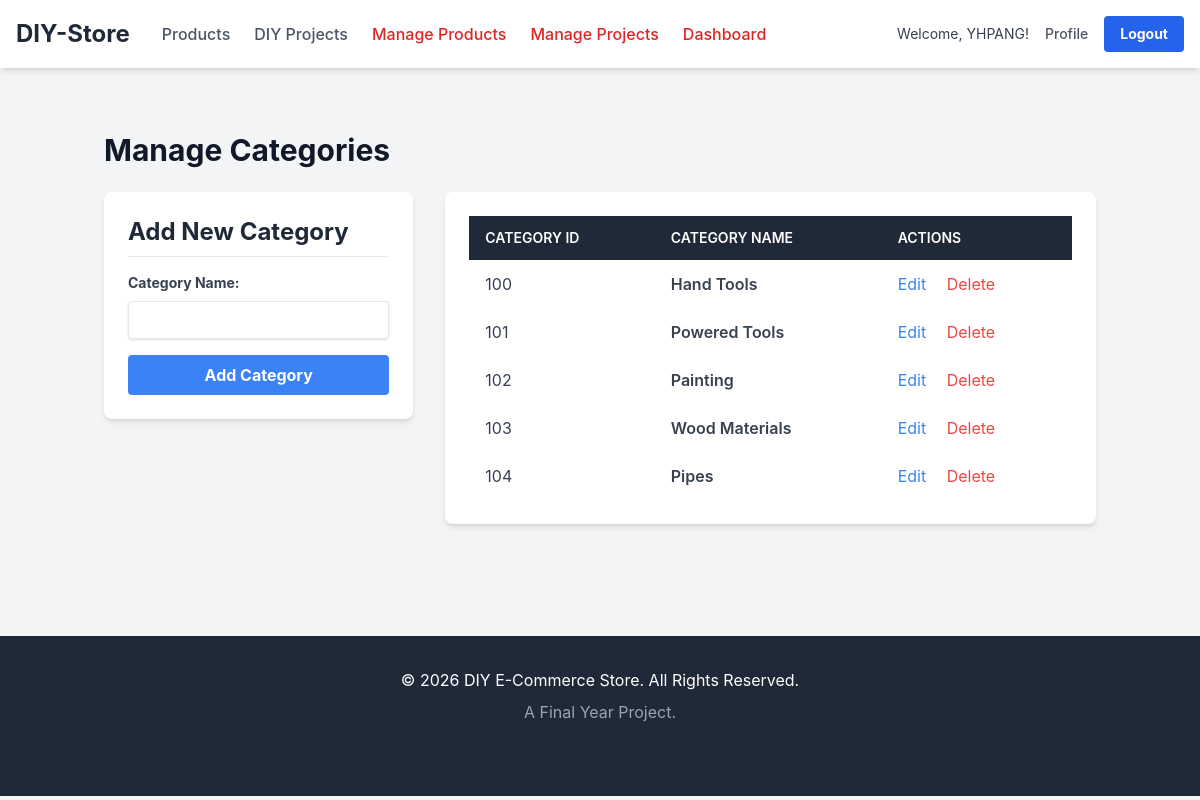
/admin/manage_categories.php (signed in), run on an earlier commit of the app's database.
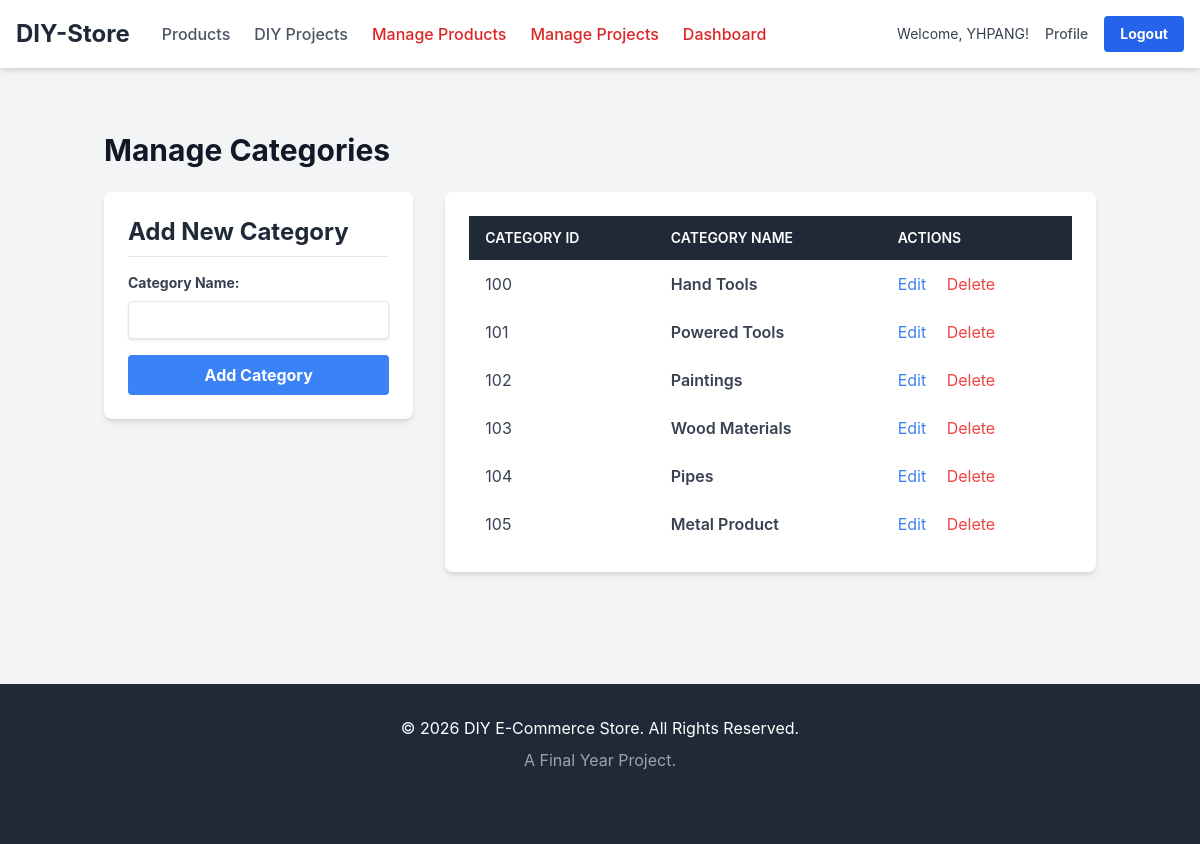
And on a later commit of the database.
### tables this page shows
CREATE TABLE `category` (
  `category_id` int(11) NOT NULL,
  `category_name` varchar(100) NOT NULL
);

### _base.php (called while the page is built, shortened)
<?php
function post($key, $default = null) {
    return $_POST[$key] ?? $default;
}
function e($value) {
    return htmlspecialchars($value ?? '', ENT_QUOTES, 'UTF-8');
}
?>

### admin/manage_categories.php (the view, shortened to what this page needs)
<?php
require_once '../_base.php';
global $_err;
$conn = db_connect();
$edit_category = null;
$result = $conn->query("SELECT * FROM Category ORDER BY category_id ASC");
$categories = $result->fetch_all(MYSQLI_ASSOC);
require_once '../_head.php';
?>
<div class="container mx-auto px-4 py-8">
    <h1 class="text-3xl font-bold text-gray-900 mb-6">Manage Categories</h1>
    <div class="grid grid-cols-1 md:grid-cols-3 gap-8">
        <div class="md:col-span-1">
            <div class="bg-white p-6 rounded-lg shadow-md">
                <h2 class="text-2xl font-bold text-gray-800 mb-4 border-b pb-2">
                    <?= $edit_category ? 'Edit Category' : 'Add New Category' ?>
                </h2>
                <form action="manage_categories.php" method="POST">
                    <div class="mb-4">
                        <label for="category_name" class="block text-gray-700 text-sm font-bold mb-2">Category Name:</label>
                        <input type="text" id="category_name" name="category_name"
                               value="<?= e($edit_category['category_name'] ?? post('category_name')) ?>"
                               class="shadow appearance-none border rounded w-full py-2 px-3 text-gray-700 leading-tight focus:outline-none focus:shadow-outline <?= isset($_err['category_name']) ? 'border-red-500' : '' ?>"
                               required>
                    </div>
                    <button type="submit" class="w-full bg-blue-500 hover:bg-blue-700 text-white font-bold py-2 px-4 rounded focus:outline-none focus:shadow-outline">
                        <?= $edit_category ? 'Update Category' : 'Add Category' ?>
                    </button>
                </form>
            </div>
        </div>
        <div class="md:col-span-2">
            <div class="bg-white p-6 rounded-lg shadow-md overflow-x-auto">
                <table class="min-w-full bg-white">
                    <thead class="bg-gray-800 text-white">
                        <tr>
                            <th class="text-left py-3 px-4 uppercase font-semibold text-sm">Category ID</th>
                            <th class="text-left py-3 px-4 uppercase font-semibold text-sm">Category Name</th>
                            <th class="text-left py-3 px-4 uppercase font-semibold text-sm">Actions</th>
                        </tr>
                    </thead>
                    <tbody class="text-gray-700">
                        <?php if (empty($categories)): ?>
                            <tr>
                                <td colspan="3" class="text-center py-4">No categories found.</td>
                            </tr>
                        <?php else: ?>
                            <?php foreach ($categories as $category): ?>
                                <tr>
                                    <td class="text-left py-3 px-4"><?= e($category['category_id']) ?></td>
                                    <td class="text-left py-3 px-4 font-semibold"><?= e($category['category_name']) ?></td>
                                    <td class="text-left py-3 px-4">
                                        <a href="manage_categories.php?action=edit&id=<?= e($category['category_id']) ?>" class="text-blue-500 hover:text-blue-800 mr-4">Edit</a>
                                        <a href="manage_categories.php?action=delete&id=<?= e($category['category_id']) ?>" class="text-red-500 hover:text-red-800"
                                           onclick="return confirm('Are you sure you want to delete this category? This only works if no products are using it.');">
                                           Delete
                                        </a>
                                    </td>
                                </tr>
                            <?php endforeach; ?>
                        <?php endif; ?>
                    </tbody>
                </table>
            </div>
        </div>
    </div>
</div>
<?php
require_once '../_foot.php';
?>

What changed in the data, as far as the page shows it:
changed category id 102: category_name "Painting" → "Paintings"
added category: category_id "105", category_name "Metal Product"
